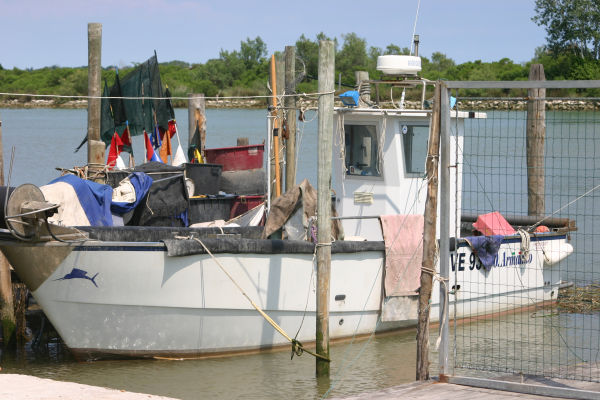
#> input picture python-libraries/numpy/boat.jpg, 600 x 400 px
$ python crop-image.py
#> lines starting #> are read from the running program, lines starting #| are printed output that depends on the picture
# Author:  Martin McBride
# Created: 2021-03-16
# Copyright (C) 2021, Martin McBride
# License: MIT

import numpy as np
from PIL import Image

img_in = Image.open('boat.jpg')
#> img_in is the input picture: PIL image 600x400 RGB; mean R, G, B 143.2, 144.1, 140.7
array = np.array(img_in)

cropped_img = array[50:350, 150:450, :]
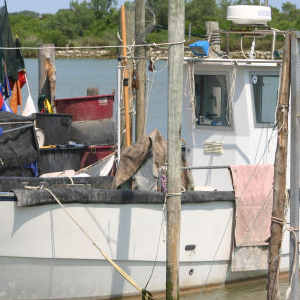
#> cropped_img: shape (300, 300, 3); mean R, G, B 149.7, 146.7, 137.6

img_out = Image.fromarray(cropped_img)
img_out.save('cropped-boat.jpg')
